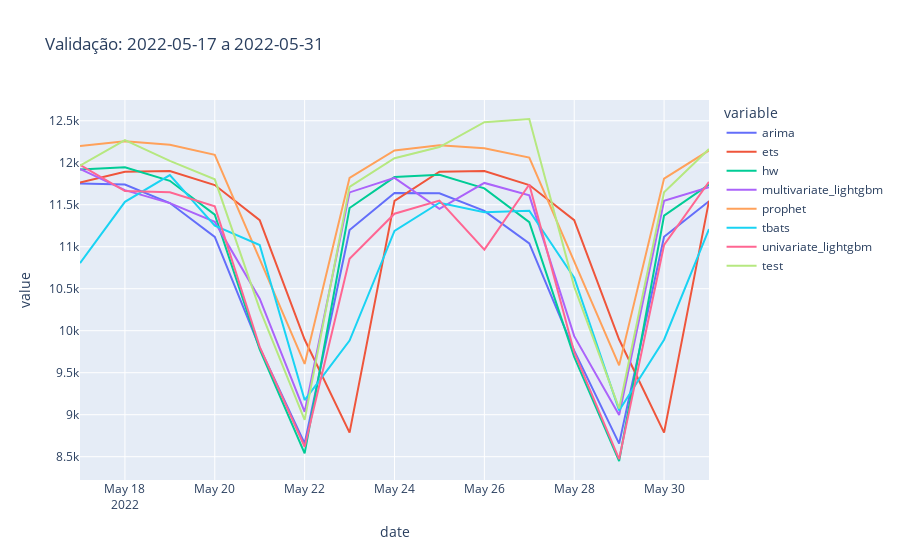

The notebook cell saved with this chart:
### Code cell
# plot using plotly express
df3 = df2.reset_index().melt(id_vars = "date")
px.line(df3, x = "date", y = "value", color= "variable", title=f"Validação: {date_init} a {date_end}")

### Figure 1 — Plotly figure (JSON) as saved in the notebook; plotly's stock layout.template omitted (floating-point values rounded to 4 significant figures)
{"data": [{"hovertemplate": "variable=arima<br>date=%{x}<br>value=%{y}<extra></extra>", "legendgroup": "arima", "line": {"color": "#636efa", "dash": "solid"}, "marker": {"symbol": "circle"}, "mode": "lines", "name": "arima", "orientation": "v", "showlegend": true, "type": "scatter", "x": ["2022-05-17", "2022-05-18", "2022-05-19", "2022-05-20", "2022-05-21", "2022-05-22", "2022-05-23", "2022-05-24", "2022-05-25", "2022-05-26", "2022-05-27", "2022-05-28", "2022-05-29", "2022-05-30", "2022-05-31"], "xaxis": "x", "y": [11750.0, 11740.0, 11520.0, 11120.0, 9799.0, 8657.0, 11200.0, 11640.0, 11640.0, 11430.0, 11040.0, 9763.0, 8655.0, 11120.0, 11540.0], "yaxis": "y"}, {"hovertemplate": "variable=ets<br>date=%{x}<br>value=%{y}<extra></extra>", "legendgroup": "ets", "line": {"color": "#EF553B", "dash": "solid"}, "marker": {"symbol": "circle"}, "mode": "lines", "name": "ets", "orientation": "v", "showlegend": true, "type": "scatter", "x": ["2022-05-17", "2022-05-18", "2022-05-19", "2022-05-20", "2022-05-21", "2022-05-22", "2022-05-23", "2022-05-24", "2022-05-25", "2022-05-26", "2022-05-27", "2022-05-28", "2022-05-29", "2022-05-30", "2022-05-31"], "xaxis": "x", "y": [11760.0, 11890.0, 11900.0, 11730.0, 11320.0, 9895.0, 8787.0, 11550.0, 11890.0, 11900.0, 11730.0, 11320.0, 9895.0, 8787.0, 11550.0], "yaxis": "y"}, {"hovertemplate": "variable=hw<br>date=%{x}<br>value=%{y}<extra></extra>", "legendgroup": "hw", "line": {"color": "#00cc96", "dash": "solid"}, "marker": {"symbol": "circle"}, "mode": "lines", "name": "hw", "orientation": "v", "showlegend": true, "type": "scatter", "x": ["2022-05-17", "2022-05-18", "2022-05-19", "2022-05-20", "2022-05-21", "2022-05-22", "2022-05-23", "2022-05-24", "2022-05-25", "2022-05-26", "2022-05-27", "2022-05-28", "2022-05-29", "2022-05-30", "2022-05-31"], "xaxis": "x", "y": [11920.0, 11950.0, 11780.0, 11380.0, 9779.0, 8539.0, 11460.0, 11830.0, 11860.0, 11690.0, 11290.0, 9689.0, 8449.0, 11370.0, 11740.0], "yaxis": "y"}, {"hovertemplate": "variable=multivariate_lightgbm<br>date=%{x}<br>value=%{y}<extra></extra>", "legendgroup": "multivariate_lightgbm", "line": {"color": "#ab63fa", "dash": "solid"}, "marker": {"symbol": "circle"}, "mode": "lines", "name": "multivariate_lightgbm", "orientation": "v", "showlegend": true, "type": "scatter", "x": ["2022-05-17", "2022-05-18", "2022-05-19", "2022-05-20", "2022-05-21", "2022-05-22", "2022-05-23", "2022-05-24", "2022-05-25", "2022-05-26", "2022-05-27", "2022-05-28", "2022-05-29", "2022-05-30", "2022-05-31"], "xaxis": "x", "y": [11930.0, 11670.0, 11520.0, 11300.0, 10380.0, 9034.0, 11650.0, 11820.0, 11450.0, 11760.0, 11610.0, 9935.0, 8996.0, 11550.0, 11710.0], "yaxis": "y"}, {"hovertemplate": "variable=prophet<br>date=%{x}<br>value=%{y}<extra></extra>", "legendgroup": "prophet", "line": {"color": "#FFA15A", "dash": "solid"}, "marker": {"symbol": "circle"}, "mode": "lines", "name": "prophet", "orientation": "v", "showlegend": true, "type": "scatter", "x": ["2022-05-17", "2022-05-18", "2022-05-19", "2022-05-20", "2022-05-21", "2022-05-22", "2022-05-23", "2022-05-24", "2022-05-25", "2022-05-26", "2022-05-27", "2022-05-28", "2022-05-29", "2022-05-30", "2022-05-31"], "xaxis": "x", "y": [12200.0, 12260.0, 12210.0, 12090.0, 10850.0, 9604.0, 11820.0, 12150.0, 12210.0, 12170.0, 12060.0, 10830.0, 9587.0, 11810.0, 12150.0], "yaxis": "y"}, {"hovertemplate": "variable=tbats<br>date=%{x}<br>value=%{y}<extra></extra>", "legendgroup": "tbats", "line": {"color": "#19d3f3", "dash": "solid"}, "marker": {"symbol": "circle"}, "mode": "lines", "name": "tbats", "orientation": "v", "showlegend": true, "type": "scatter", "x": ["2022-05-17", "2022-05-18", "2022-05-19", "2022-05-20", "2022-05-21", "2022-05-22", "2022-05-23", "2022-05-24", "2022-05-25", "2022-05-26", "2022-05-27", "2022-05-28", "2022-05-29", "2022-05-30", "2022-05-31"], "xaxis": "x", "y": [10810.0, 11530.0, 11850.0, 11250.0, 11020.0, 9174.0, 9882.0, 11190.0, 11520.0, 11410.0, 11430.0, 10630.0, 9051.0, 9893.0, 11210.0], "yaxis": "y"}, {"hovertemplate": "variable=univariate_lightgbm<br>date=%{x}<br>value=%{y}<extra></extra>", "legendgroup": "univariate_lightgbm", "line": {"color": "#FF6692", "dash": "solid"}, "marker": {"symbol": "circle"}, "mode": "lines", "name": "univariate_lightgbm", "orientation": "v", "showlegend": true, "type": "scatter", "x": ["2022-05-17", "2022-05-18", "2022-05-19", "2022-05-20", "2022-05-21", "2022-05-22", "2022-05-23", "2022-05-24", "2022-05-25", "2022-05-26", "2022-05-27", "2022-05-28", "2022-05-29", "2022-05-30", "2022-05-31"], "xaxis": "x", "y": [11980.0, 11660.0, 11650.0, 11480.0, 9808.0, 8618.0, 10860.0, 11390.0, 11550.0, 10960.0, 11740.0, 9743.0, 8471.0, 11020.0, 11770.0], "yaxis": "y"}, {"hovertemplate": "variable=test<br>date=%{x}<br>value=%{y}<extra></extra>", "legendgroup": "test", "line": {"color": "#B6E880", "dash": "solid"}, "marker": {"symbol": "circle"}, "mode": "lines", "name": "test", "orientation": "v", "showlegend": true, "type": "scatter", "x": ["2022-05-17", "2022-05-18", "2022-05-19", "2022-05-20", "2022-05-21", "2022-05-22", "2022-05-23", "2022-05-24", "2022-05-25", "2022-05-26", "2022-05-27", "2022-05-28", "2022-05-29", "2022-05-30", "2022-05-31"], "xaxis": "x", "y": [11960.0, 12270.0, 12020.0, 11800.0, 10260.0, 8939.0, 11710.0, 12050.0, 12190.0, 12480.0, 12520.0, 10530.0, 9074.0, 11650.0, 12160.0], "yaxis": "y"}], "layout": {"legend": {"title": {"text": "variable"}, "tracegroupgap": 0}, "title": {"text": "Validação: 2022-05-17 a 2022-05-31"}, "xaxis": {"anchor": "y", "domain": [0, 1], "title": {"text": "date"}}, "yaxis": {"anchor": "x", "domain": [0, 1], "title": {"text": "value"}}}}
